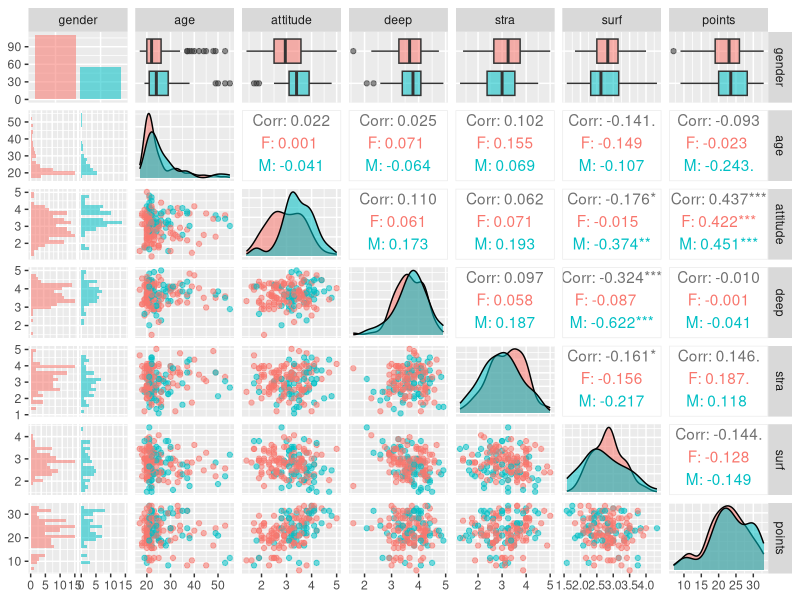
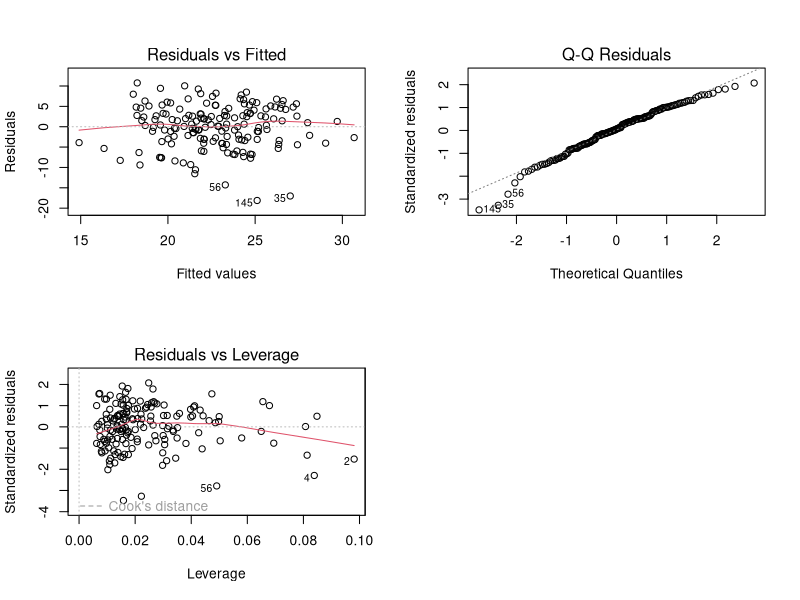

These figures' R source, in order:
## ---- chunk 1
library(dplyr)
library(ggplot2)
library(GGally)
lrn14 <- read.table("data/learning2014.txt")
dim (lrn14)
str(lrn14)
summary(lrn14)
## ---- chunk 2
p <- ggpairs(lrn14, mapping = aes(col = gender, alpha = 0.3), lower = list(combo = wrap("facethist", bins = 20)))
p
## ---- chunk 3
model1 <- lm(points ~ age + attitude + stra, data = lrn14)
summary(model1)
## ---- chunk 4
par(mfrow = c(2,2))
plot(model1, which = c(1,2,5)) 
